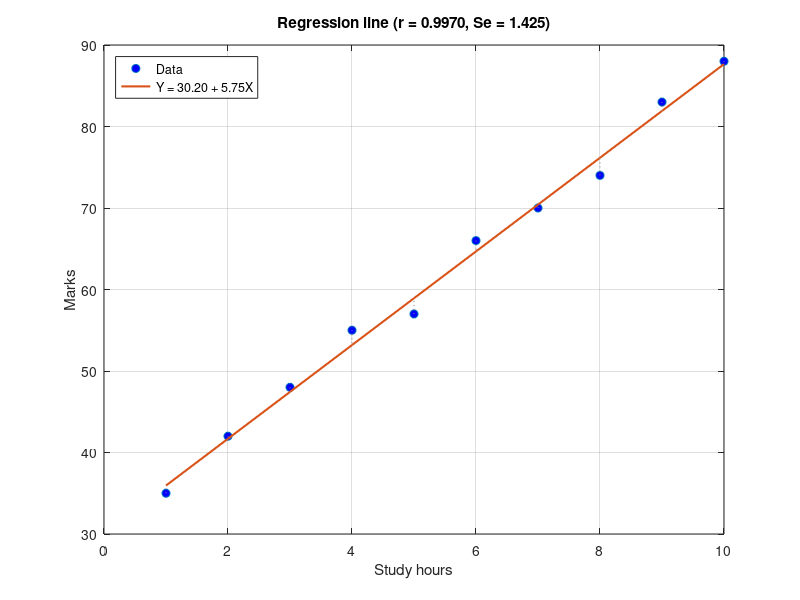

Recreate this plot in MATLAB.
%% Question 15 (Lecture 15): Simple Linear Regression, Standard Error of Estimate, Correlation
clc; clear; close all;

x = 1:10;
y = [35 42 48 55 57 66 70 74 83 88];
n = numel(x);

p  = polyfit(x, y, 1);                 % p(1) = slope b, p(2) = intercept a
yh = polyval(p, x);                    % fitted values
R  = corrcoef(x, y);   r = R(1,2);     % correlation coefficient
Se = sqrt(sum((y - yh).^2)/(n-2));     % standard error of estimate
pred = polyval(p, 7.5);                % prediction at x = 7.5

fprintf('Y = %.4f + %.4f X\n', p(2), p(1));
fprintf('r = %.4f, r^2 = %.4f, Se = %.4f, Pred(7.5) = %.2f\n\n', r, r^2, Se, pred);

% ---- step-by-step working (formula method) ----
Sx = sum(x); Sy = sum(y); Sxy = sum(x.*y); Sxx = sum(x.^2); Syy = sum(y.^2);
b = (n*Sxy - Sx*Sy)/(n*Sxx - Sx^2);               % slope
a = mean(y) - b*mean(x);                          % intercept
r_formula = (n*Sxy - Sx*Sy)/sqrt((n*Sxx - Sx^2)*(n*Syy - Sy^2));
fprintf('Sx=%d Sy=%d Sxy=%d Sxx=%d Syy=%d\n', Sx, Sy, Sxy, Sxx, Syy);
fprintf('%4s %4s %8s %8s %8s\n', 'x', 'y', 'yhat', 'resid', 'resid^2');
for i = 1:n, fprintf('%4d %4d %8.2f %8.2f %8.3f\n', x(i), y(i), yh(i), y(i)-yh(i), (y(i)-yh(i))^2); end
fprintf('b = %.4f, a = %.4f, r = %.4f\n', b, a, r_formula);

figure('Position', [100 100 800 420]); plot(x, y, 'o', 'MarkerFaceColor', 'b'); hold on
plot(x, yh, '-', 'LineWidth', 1.5);
for i = 1:n, plot([x(i) x(i)], [y(i) yh(i)], ':', 'Color', [.5 .5 .5]); end
xlabel('Study hours'); ylabel('Marks');
legend('Data', sprintf('Y = %.2f + %.2fX', p(2), p(1)), 'Location', 'northwest');
title(sprintf('Regression line (r = %.4f, Se = %.3f)', r, Se)); grid on
print('-dpng', '-r130', 'images/Q15_regression.png');
